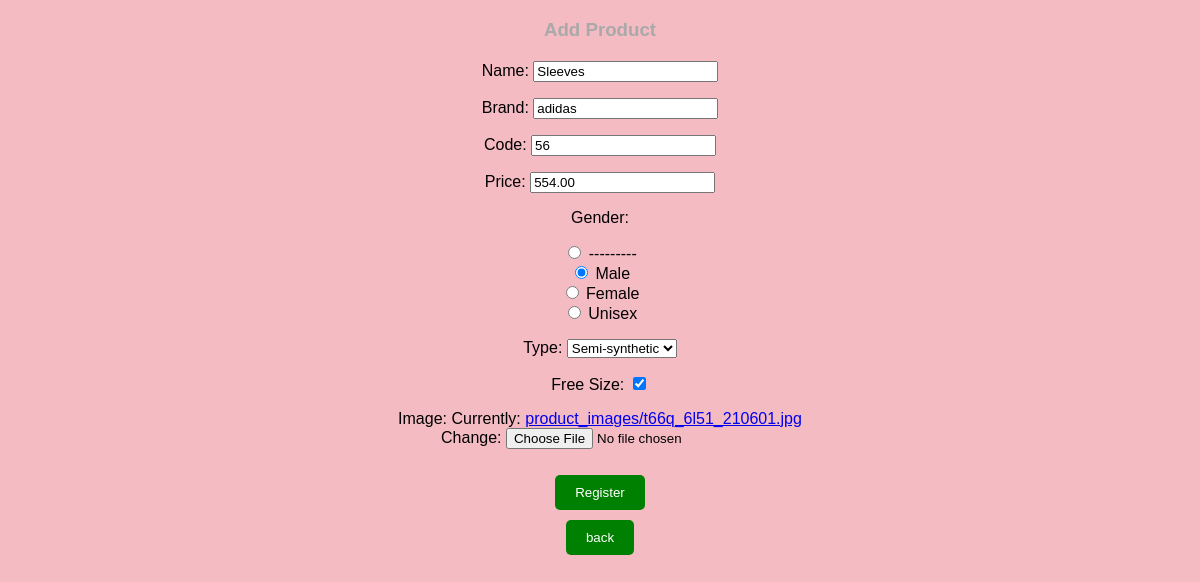
/Update/1 (signed in), run on an earlier commit of the app's database.
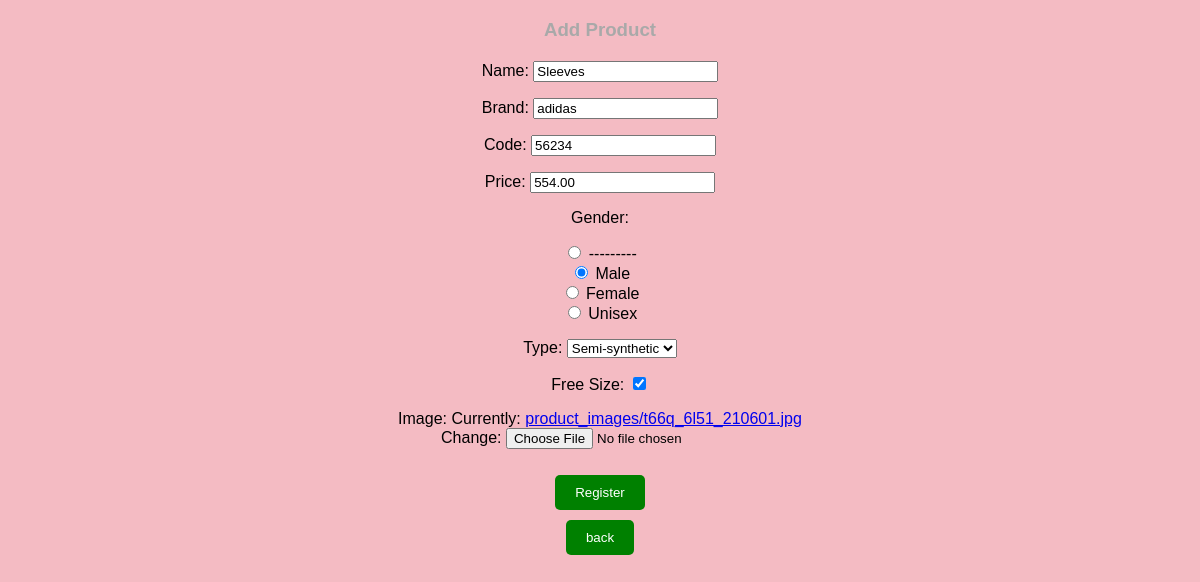
And on a later commit of the database.
### customerapp/models.py (models this page shows)
class Products(models.Model):
    biology=[
        ('M', 'Male'),
        ('F', 'Female'),
        ('U', 'Unisex'),
    ]
    types=[
        ('Natural', 'Natural'),
        ('Synthetic', 'Synthetic'),
        ('Semi-Synthetic', 'Semi-synthetic')
    ]
    Product_Name=models.CharField(max_length=50, blank=False)
    Brand=models.CharField(max_length=20)
    Product_Code=models.IntegerField(blank=False)
    Price=models.DecimalField(max_digits=10, decimal_places=2)
    Gender=models.CharField(choices=biology, max_length=8, blank=False)
    Fabric_Type=models.CharField(choices=types, max_length=25)
    Free_Size=models.BooleanField(default=False)
    Image=models.ImageField(upload_to="product_images/", null=True)

### customerapp/views.py (the view)
# urls.py: path('Update/<int:id>',views.update, name= "updateurl"),
@login_required
def update(request,id):
    mydata=Products.objects.get(id=id)
    form_template=ProductsForm(instance=mydata)
    if request.method == "POST":
        mydata=ProductsForm(request.POST, request.FILES, instance=mydata)
        if mydata.is_valid:
            mydata.save()
            return redirect("catlogurl")
    return render(request, 'product.html', {'data':form_template})

### customerapp/forms.py
class ProductsForm(forms.ModelForm):
    class Meta:
        model=Products
        fields='__all__'
        widgets={
            'Gender': forms.RadioSelect,
        }
        labels = {
            'Product_Name': 'Name',
            'Product_Code': 'Code',
            'Fabric_Type': 'Type',
        }

### templates/product.html (shortened to what this page needs)
<!DOCTYPE html>
<html lang="en">
<head>
    {% load static%}
    <link rel="stylesheet" href="{% static 'css/product.css'%}">
</head>
<body>
    {% block content %}
    <center>
        <h3> Add Product</h3>
        <form method="post" action="" enctype="multipart/form-data">
            {{ data.as_p }}
            <input type="submit" value="Register">
        </form>
        <form action="/CatalogTable">
            <input type="submit" Value="back">
        </form>
    </center>
    {% endblock %}
</body>
</html>

What changed in the data, as far as the page shows it:
changed Products "Sleeves": Product_Code "56" → "56234"
